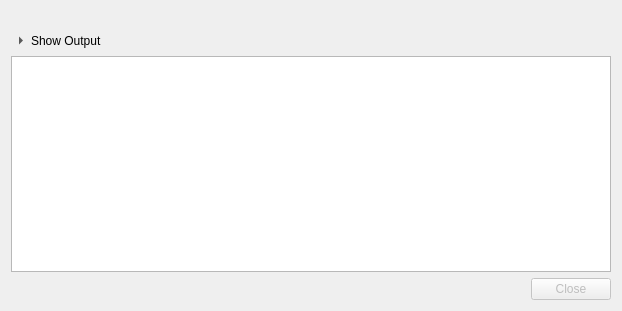
<?xml version="1.0" encoding="UTF-8"?>
<ui version="4.0">
 <class>ProgressDialog</class>
 <widget class="QDialog" name="ProgressDialog">
  <property name="geometry">
   <rect>
    <x>0</x>
    <y>0</y>
    <width>621</width>
    <height>311</height>
   </rect>
  </property>
  <layout class="QGridLayout" name="gridLayout">
   <item row="2" column="0">
    <widget class="QLabel" name="labelOperation">
     <property name="sizePolicy">
      <sizepolicy hsizetype="Fixed" vsizetype="Preferred">
       <horstretch>0</horstretch>
       <verstretch>0</verstretch>
      </sizepolicy>
     </property>
    </widget>
   </item>
   <item row="4" column="0" colspan="2">
    <widget class="QPlainTextEdit" name="output">
     <property name="minimumSize">
      <size>
       <width>600</width>
       <height>200</height>
      </size>
     </property>
     <property name="lineWrapMode">
      <enum>QPlainTextEdit::NoWrap</enum>
     </property>
    </widget>
   </item>
   <item row="5" column="0" colspan="2">
    <widget class="QDialogButtonBox" name="buttonBox">
     <property name="enabled">
      <bool>false</bool>
     </property>
     <property name="standardButtons">
      <set>QDialogButtonBox::Close</set>
     </property>
    </widget>
   </item>
   <item row="3" column="0" colspan="2">
    <widget class="QToolButton" name="buttonShowOutput">
     <property name="sizePolicy">
      <sizepolicy hsizetype="Fixed" vsizetype="Fixed">
       <horstretch>0</horstretch>
       <verstretch>0</verstretch>
      </sizepolicy>
     </property>
     <property name="styleSheet">
      <string notr="true">QToolButton { border: none; }</string>
     </property>
     <property name="text">
      <string>Show Output</string>
     </property>
     <property name="checkable">
      <bool>true</bool>
     </property>
     <property name="toolButtonStyle">
      <enum>Qt::ToolButtonTextBesideIcon</enum>
     </property>
     <property name="arrowType">
      <enum>Qt::RightArrow</enum>
     </property>
    </widget>
   </item>
   <item row="2" column="1">
    <widget class="QLabel" name="labelInfo">
     <property name="sizePolicy">
      <sizepolicy hsizetype="Preferred" vsizetype="Fixed">
       <horstretch>0</horstretch>
       <verstretch>0</verstretch>
      </sizepolicy>
     </property>
    </widget>
   </item>
  </layout>
 </widget>
 <tabstops>
  <tabstop>buttonShowOutput</tabstop>
  <tabstop>output</tabstop>
 </tabstops>
 <resources/>
 <connections/>
</ui>
